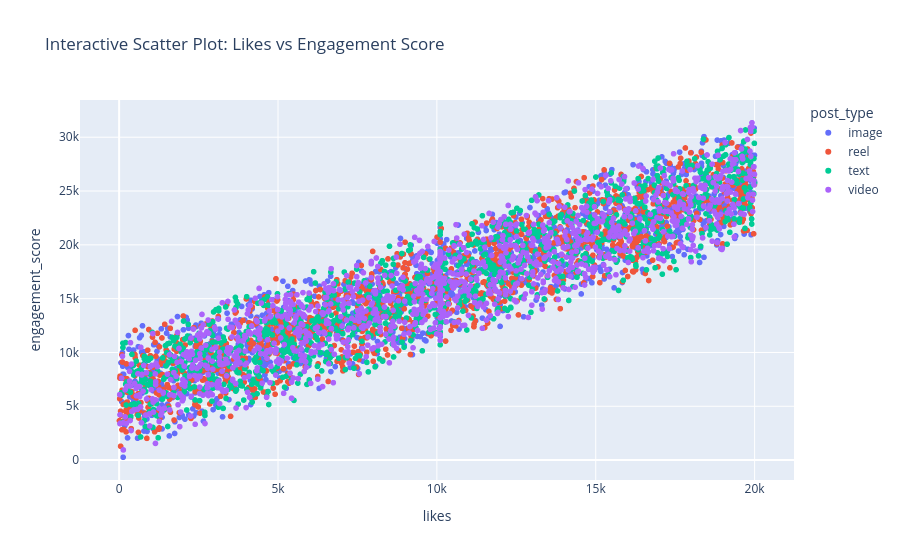

The notebook cell saved with this chart:
### Code cell
# 8. Plotly (Interactive Scatter Chart): Likes vs Engagement Score
if 'likes' in df.columns and 'engagement_score' in df.columns:
    fig = px.scatter(
        df, 
        x='likes', 
        y='engagement_score', 
        color='post_type' if 'post_type' in df.columns else None,
        title='Interactive Scatter Plot: Likes vs Engagement Score'
    )
    fig.show()

### Figure 1 — Plotly figure (JSON) as saved in the notebook; plotly's stock layout.template omitted (floating-point values rounded to 4 significant figures; data arrays with more than 128 entries replaced by an {"elided": "..."} marker saying what was removed)
{"data": [{"hovertemplate": "post_type=image<br>likes=%{x}<br>engagement_score=%{y}<extra></extra>", "legendgroup": "image", "marker": {"color": "#636efa", "symbol": "circle"}, "mode": "markers", "name": "image", "showlegend": true, "type": "scattergl", "x": {"elided": "1247 float values"}, "xaxis": "x", "y": {"elided": "1247 float values"}, "yaxis": "y"}, {"hovertemplate": "post_type=reel<br>likes=%{x}<br>engagement_score=%{y}<extra></extra>", "legendgroup": "reel", "marker": {"color": "#EF553B", "symbol": "circle"}, "mode": "markers", "name": "reel", "showlegend": true, "type": "scattergl", "x": {"elided": "1283 float values"}, "xaxis": "x", "y": {"elided": "1283 float values"}, "yaxis": "y"}, {"hovertemplate": "post_type=text<br>likes=%{x}<br>engagement_score=%{y}<extra></extra>", "legendgroup": "text", "marker": {"color": "#00cc96", "symbol": "circle"}, "mode": "markers", "name": "text", "showlegend": true, "type": "scattergl", "x": {"elided": "1245 float values"}, "xaxis": "x", "y": {"elided": "1245 float values"}, "yaxis": "y"}, {"hovertemplate": "post_type=video<br>likes=%{x}<br>engagement_score=%{y}<extra></extra>", "legendgroup": "video", "marker": {"color": "#ab63fa", "symbol": "circle"}, "mode": "markers", "name": "video", "showlegend": true, "type": "scattergl", "x": {"elided": "1225 float values"}, "xaxis": "x", "y": {"elided": "1225 float values"}, "yaxis": "y"}], "layout": {"legend": {"title": {"text": "post_type"}, "tracegroupgap": 0}, "title": {"text": "Interactive Scatter Plot: Likes vs Engagement Score"}, "xaxis": {"anchor": "y", "domain": [0, 1], "title": {"text": "likes"}}, "yaxis": {"anchor": "x", "domain": [0, 1], "title": {"text": "engagement_score"}}}}
